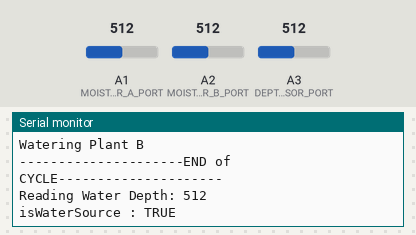
Simulated run of this sketch. Board: Arduino Uno, built with avr-gcc and run on an emulated ATmega328P. On the bench: the last lines printed to the serial monitor. Inputs (shaded band) come from the test bench; at power-on: A2 (MOISTURE_SENSOR_B_PORT) = 512, A3 (DEPTH_SENSOR_PORT) = 512, A1 (MOISTURE_SENSOR_A_PORT) = 512.

Above: at 6.8 s.
6.9 s: A2 (MOISTURE_SENSOR_B_PORT) set to 414
At 9.2 s:
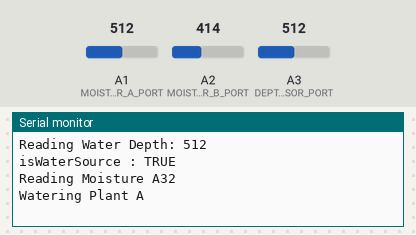
13.6 s: A2 (MOISTURE_SENSOR_B_PORT) set to 383
At 16.4 s:
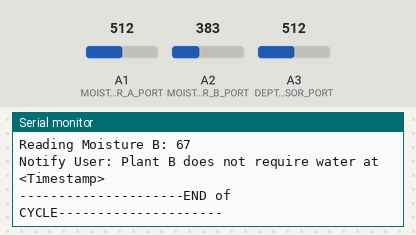
21.6 s: A3 (DEPTH_SENSOR_PORT) set to 273
At 23.0 s:
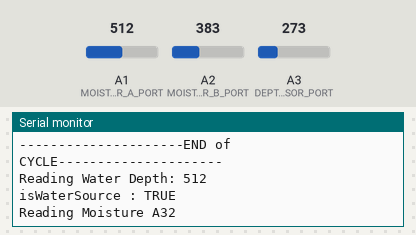
28.3 s: A3 (DEPTH_SENSOR_PORT) set to 251
At 30.9 s:
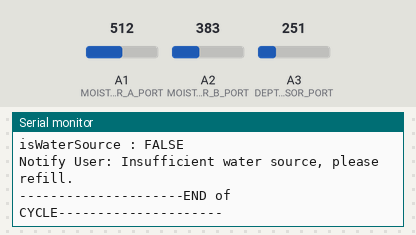
Timing chart, 0 to 32.4 s (numbered marks = the images above; inputs shaded):
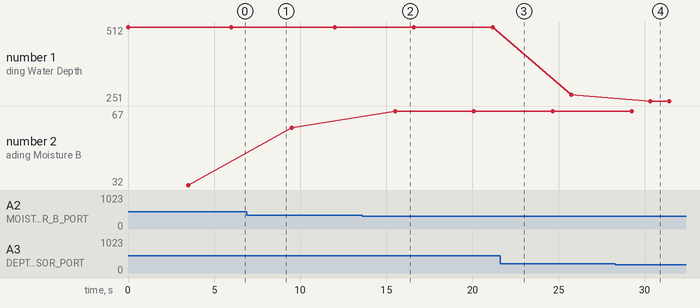

Measured:
- the behaviour switches between 401 and 400 on A2 (MOISTURE_SENSOR_B_PORT) (found by bisection; images 1 and 2)
- the behaviour switches between 260 and 259 on A3 (DEPTH_SENSOR_PORT) (found by bisection; images 3 and 4)
- after the input at 13.6 s, the serial monitor: prints a new line after 1.9 s (image 2)
- after the input at 28.3 s, the serial monitor: prints a new line after 2.0 s (image 4)
- plotted number 1: 512 → 273 after the input at 21.6 s, 273 → 251 after the input at 28.3 s
- plotted number 2: 32 → 59 after the input at 6.9 s, 59 → 67 after the input at 13.6 s

The sketch:

local.ino
```cpp
// ma: Soil Moisture Sensor - A Variables
const int MOISTURE_SENSOR_A_PORT = A1;
int maRawValue = 0;
int maPercentage = 0;


// mb: Soil Moisture Sensor - B Variables
const int MOISTURE_SENSOR_B_PORT = A2; // Port Number
int mbRawValue = 0;
int mbPercentage = 0;

const int MOISTURE_SENSOR_MAX = 630; // Dry 500, Air:630
const int MOISTURE_SENSOR_MIN = 260; // Water
const int MOISTURE_SENSOR_THRESHOLD = 63; // If less, water plant

// wd: WaterDepth Sensor Variables
int DEPTH_SENSOR_PORT = A3; // Port Number
int wdRawValue = 0;
// Sensor value depends on type of water
const int DEPTH_HIGH = 300;
const int DEPTH_LOW = 260;

// Water Pump
const int WATER_PUMP_A_PORT = 2;
const int WATER_PUMP_B_PORT = 3;
const int WATER_FLOW_TIME = 500; // In milli seconds

// Constants
const int DELAY_ONE = 1000;


void setup() {
  // put your setup code here, to run once:
  Serial.begin(9600);
  Serial.println("Lets get started....");

}

void loop() {

  // Checking Water Source Level
  if (isWaterSource()) {

      delay(DELAY_ONE);
    // Plant A
    if (readMoistureA() < MOISTURE_SENSOR_THRESHOLD) {

      delay(DELAY_ONE);
      // Water Plant A
      waterPlantA();

      // Notify user : Watered Plant A at <TimeStamp>

    } else {
      // Notify User: Plant A does not require water at <Timestamp>
    }
    delay(DELAY_ONE);

    // Plant B
    if (readMoistureB() < MOISTURE_SENSOR_THRESHOLD) {

      delay(DELAY_ONE);
      // Water Plant B
      waterPlantB();
      // Notify user : Watered Plant B at <TimeStamp>

    } else {
      // Notify User: Plant B does not require water at <Timestamp>
      Serial.println("Notify User: Plant B does not require water at <Timestamp>");
    }


  } else {
    // Notify User: Insufficient water source, please refill.
    Serial.println("Notify User: Insufficient water source, please refill.");

  }
  Serial.println("---------------------END of CYCLE---------------------");
  delay(1000);


}

int readMoistureA() {
  maRawValue = analogRead(MOISTURE_SENSOR_A_PORT);
  maPercentage = mapMoistureValue(maRawValue);

  Serial.print("Reading Moisture A");
  Serial.println(maPercentage);
  return maPercentage;
}

int readMoistureB() {
  mbRawValue = analogRead(MOISTURE_SENSOR_B_PORT);
  mbPercentage = mapMoistureValue(mbRawValue);

  Serial.print("Reading Moisture B: ");
  Serial.println(mbPercentage);
  return mbPercentage;
}

int readWaterDepth() {
  wdRawValue = analogRead(DEPTH_SENSOR_PORT);

  Serial.print("Reading Water Depth: ");
  Serial.println(wdRawValue);
  return wdRawValue;

}

bool isWaterSource() {

  if (readWaterDepth() < DEPTH_LOW) {
    Serial.println("isWaterSource : FALSE");
    return false;
  }
  Serial.println("isWaterSource : TRUE");
  return true;
}

void waterPlantA() {
  Serial.println("Watering Plant A");
  digitalWrite(WATER_PUMP_A_PORT, HIGH);
  delay(WATER_FLOW_TIME);
  digitalWrite(WATER_PUMP_A_PORT, LOW);

}

void waterPlantB() {
  Serial.println("Watering Plant B");
  digitalWrite(WATER_PUMP_B_PORT, HIGH);
  delay(WATER_FLOW_TIME);
  digitalWrite(WATER_PUMP_B_PORT, LOW);
}

// Maps moisture sensor value to 0 to 100 %
int mapMoistureValue(int rawValue) {

  /*
     Soil Moisture Sensor Values
    630+: Air (Sensor is not inserted into the soil)
    425 to 450: Dry Soil
    270: Wet soil
    260: Plane water without soil
    250: Very wet soil
  */

  /*
     1% = Air
     63% = Dry soil
     90% = Wet Soil
  */

  return map(rawValue, MOISTURE_SENSOR_MIN, MOISTURE_SENSOR_MAX, 100, 0);

}
```
